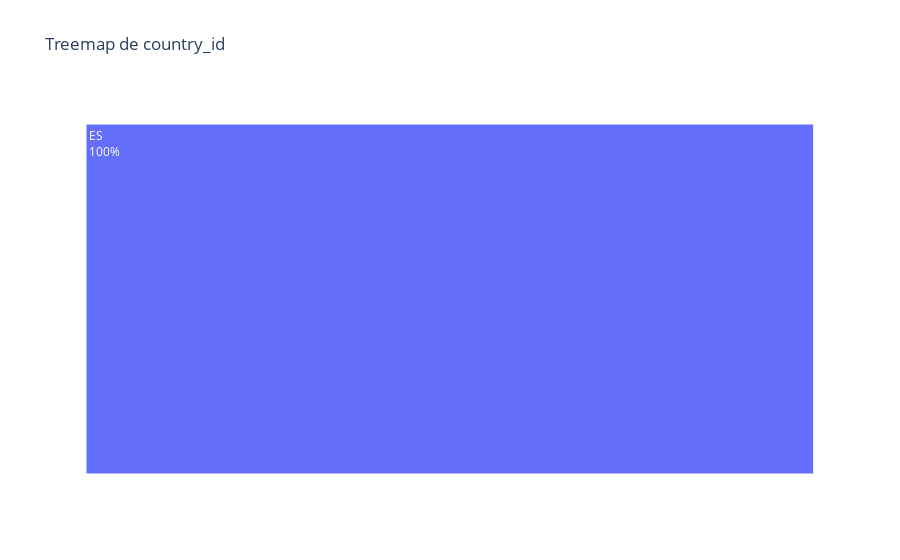

Notebook cell for this chart:
### Code cell
# Analizamos por pais
# Contar la frecuencia de cada valor en la columna 'entry_channel'
value_counts = df_total_anal_ult['country_id'].value_counts().reset_index()
value_counts.columns = ['country_id', 'count']

# Calcular el porcentaje
value_counts['percentage'] = (value_counts['count'] / value_counts['count'].sum()) * 100

# Crear el treemap con Plotly
fig = go.Figure(go.Treemap(
    labels=value_counts['country_id'],
    parents=['' for _ in value_counts['country_id']],
    values=value_counts['count'],
    customdata=value_counts['percentage'],
    textinfo="label+percent parent",
))

fig.update_layout(title='Treemap de country_id')
fig.show()

### Figure 1 — Plotly figure (JSON) as saved in the notebook; plotly's stock layout.template omitted (floating-point values rounded to 4 significant figures)
{"data": [{"customdata": [99.96, 0.007224, 0.004063, 0.003386, 0.00316, 0.002935, 0.00158, 0.001354, 0.001129, 0.001129, 0.0009029, 0.0009029, 0.0009029, 0.0006772, 0.0006772, 0.0004515, 0.0004515, 0.0004515, 0.0002257, 0.0002257, 0.0002257, 0.0002257, 0.0002257, 0.0002257, 0.0002257, 0.0002257, 0.0002257, 0.0002257, 0.0002257, 0.0002257, 0.0002257, 0.0002257, 0.0002257, 0.0002257, 0.0002257, 0.0002257, 0.0002257, 0.0002257, 0.0002257, 0.0002257, 0.0002257], "labels": ["ES", "GB", "US", "FR", "CH", "DE", "BE", "BR", "VE", "MX", "PL", "IE", "AR", "AT", "IT", "MA", "CL", "SE", "SA", "CN", "CI", "ET", "HU", "PE", "JM", "CM", "PT", "RO", "LU", "MR", "DJ", "QA", "DO", "CA", "SN", "NO", "RU", "CO", "GA", "GT", "DZ"], "parents": ["", "", "", "", "", "", "", "", "", "", "", "", "", "", "", "", "", "", "", "", "", "", "", "", "", "", "", "", "", "", "", "", "", "", "", "", "", "", "", "", ""], "textinfo": "label+percent parent", "type": "treemap", "values": [442833, 32, 18, 15, 14, 13, 7, 6, 5, 5, 4, 4, 4, 3, 3, 2, 2, 2, 1, 1, 1, 1, 1, 1, 1, 1, 1, 1, 1, 1, 1, 1, 1, 1, 1, 1, 1, 1, 1, 1, 1]}], "layout": {"title": {"text": "Treemap de country_id"}}}
